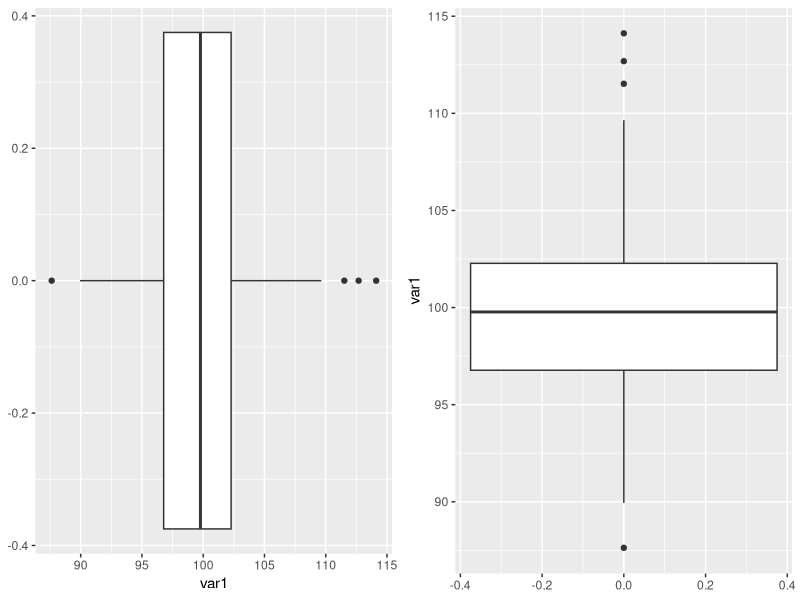
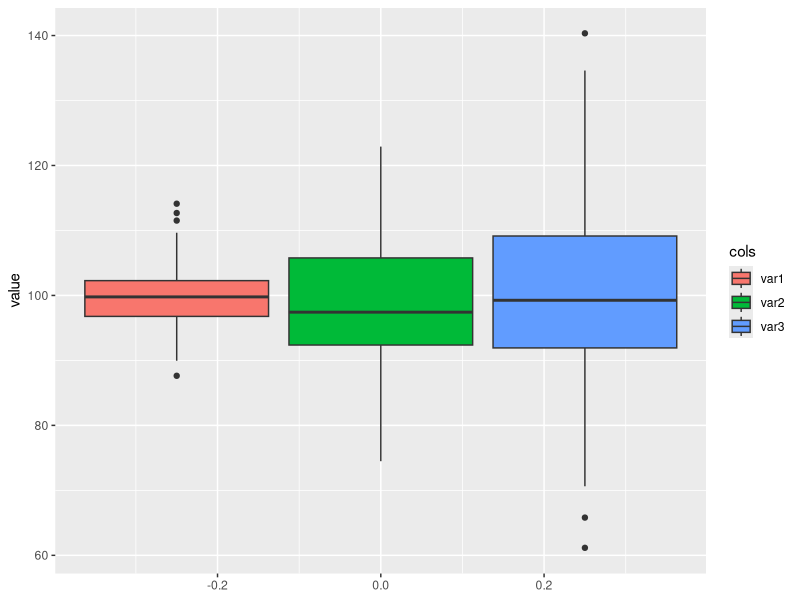
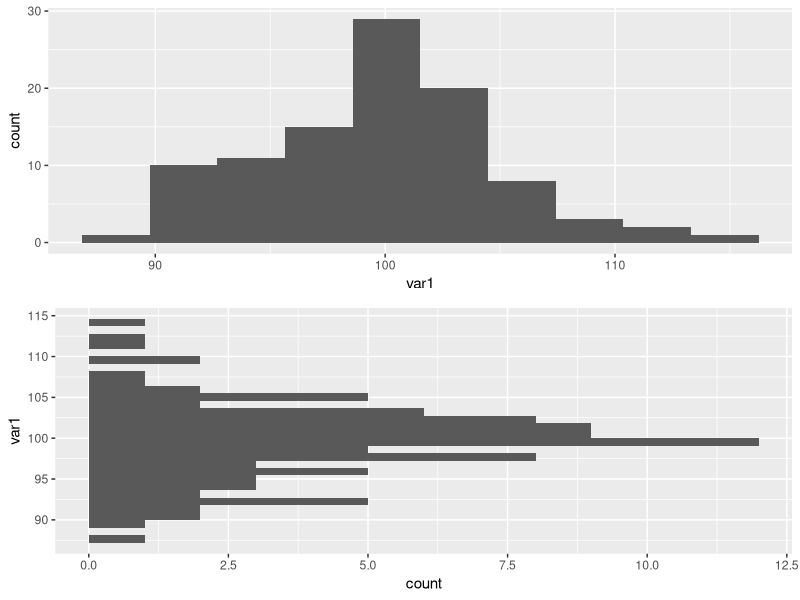
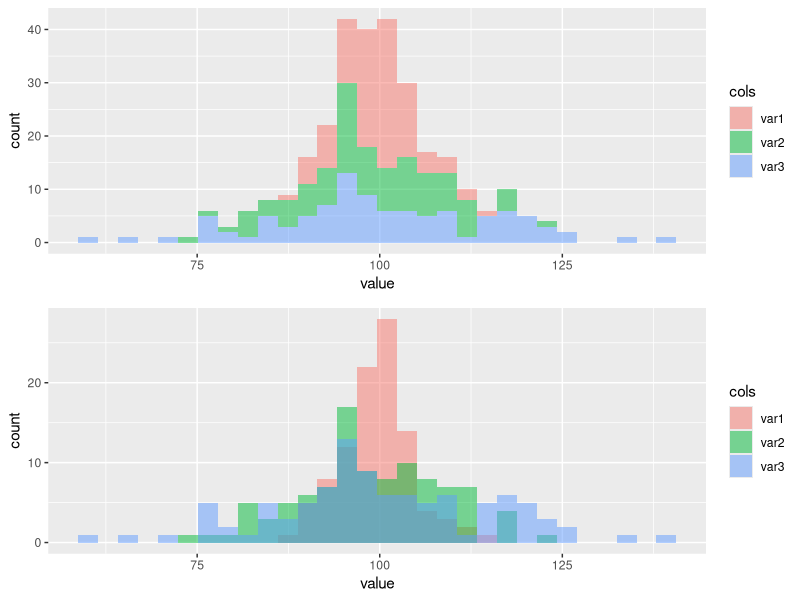
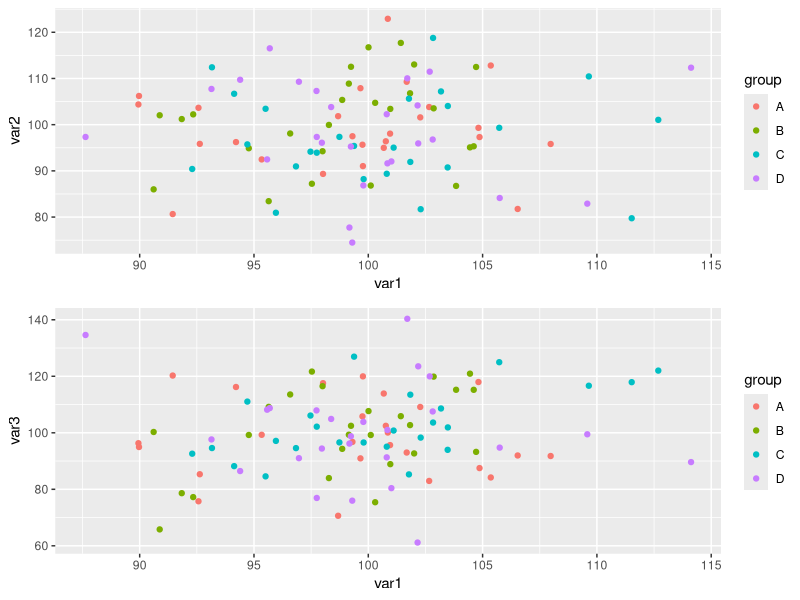
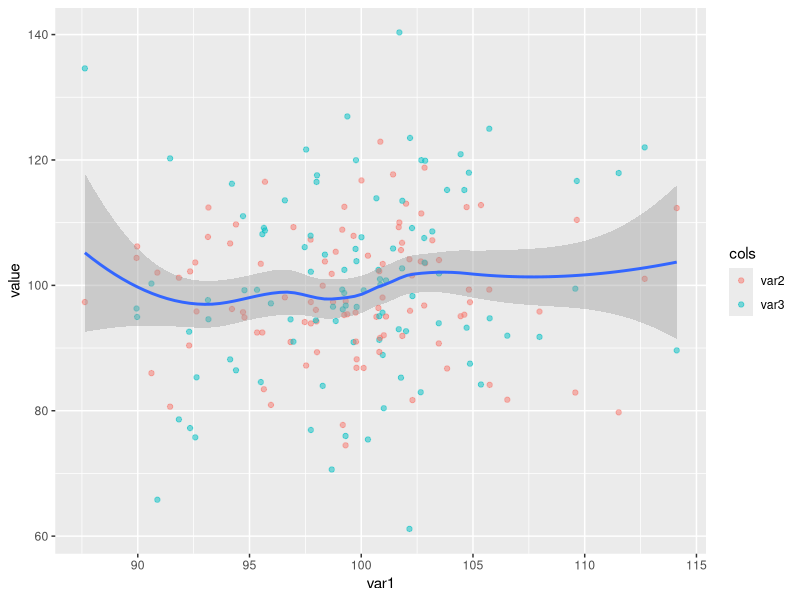
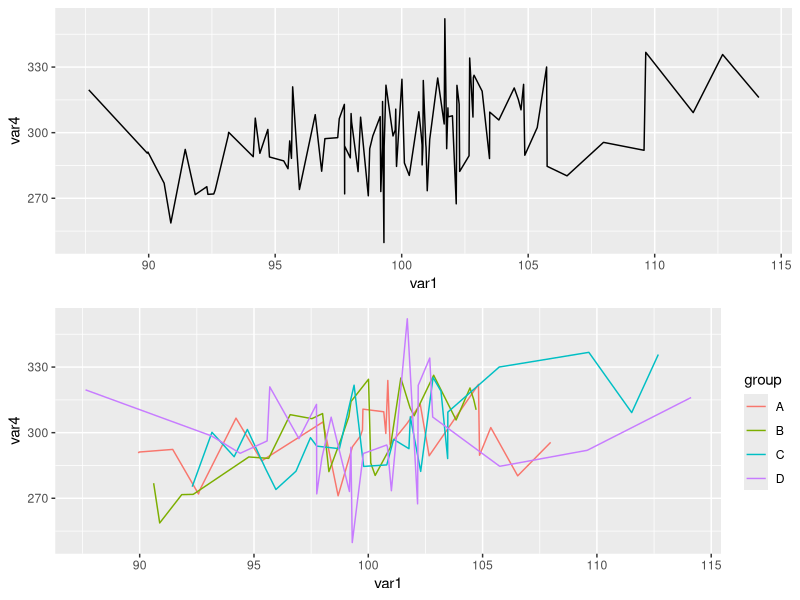

Source code (R) for these figures, in order:
## ---- chunk 1
knitr::opts_chunk$set(
	echo = TRUE,
	message = FALSE,
	warning = FALSE
)
pg <- palmerpenguins::penguins
library(tidyverse)
library(caret)
## ---- chunk 2
df <- data.frame(
  group = rep(LETTERS[1:4], each=25),
  var1 = rnorm(100, 100, 5),
  var2 = rnorm(100, 100, 10),
  var3 = rnorm(100, 100, 15)
); df
## ---- chunk 3
p1 <- df %>% ggplot() +
  geom_boxplot(aes(x = var1))
p2 <- df %>% ggplot() +
  geom_boxplot(aes(y = var1))
gridExtra::grid.arrange(p1, p2, nrow = 1)
## ---- chunk 4
df %>% 
  pivot_longer(cols = c(var1, var2, var3), names_to = "cols", values_to = "value") %>% 
  ggplot(aes(y = value, fill = cols)) +
  geom_boxplot()
## ---- chunk 5
p1 <- df %>% 
  ggplot(aes(x = var1)) +
  geom_histogram(bins = 10)
p2 <- df %>% 
  ggplot(aes(y = var1)) +
  geom_histogram(bins = 30)
gridExtra::grid.arrange(p1, p2, nrow = 2)
## ---- chunk 6
p1 <- df %>% 
  pivot_longer(cols = c(var1, var2, var3), names_to = "cols", values_to = "value") %>% 
  ggplot(aes(x = value, fill = cols)) +
  geom_histogram(alpha = 0.5)
p2 <- df %>% 
  pivot_longer(cols = c(var1, var2, var3), names_to = "cols", values_to = "value") %>% 
  ggplot(aes(x = value, fill = cols)) +
  geom_histogram(alpha = 0.5, position = "identity")
gridExtra::grid.arrange(p1, p2, nrow = 2)
## ---- chunk 7
p1 <- df %>% 
  ggplot(aes(x = var1, y = var2)) +
  geom_point(aes(col = group))
p2 <- df %>% 
  ggplot(aes(x = var1, y = var3)) +
  geom_point(aes(col = group))
gridExtra::grid.arrange(p1, p2, nrow = 2)
## ---- chunk 8
df %>% 
  pivot_longer(cols = c(var2, var3), names_to = "cols", values_to = "value") %>% 
  ggplot(aes(x = var1, y = value)) +
  geom_point(aes(col = cols), alpha = 0.5) +
  geom_smooth()
## ---- chunk 9
p1 <- df %>% 
  mutate(var4 = var1+var2+var3) %>% 
  ggplot(aes(x = var1, y = var4)) +
  geom_line()
p2 <- df %>% 
  mutate(var4 = var1+var2+var3) %>% 
  ggplot(aes(x = var1, y = var4)) +
  geom_line(aes(col = group))
gridExtra::grid.arrange(p1, p2, nrow = 2)
